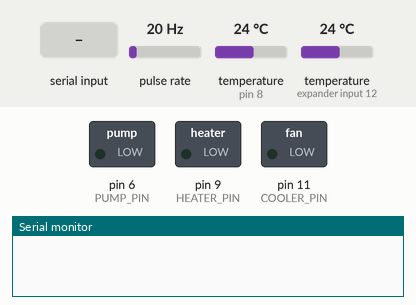
A sketch run on a simulated Arduino Uno, built with avr-gcc and run on an emulated ATmega328P. On the bench: switched loads named in the sketch (green lamp = pin HIGH), the last lines printed to the serial monitor. Wiring (inferred from the names in the program): pulse sensor: data pin 2. The test bench sets the inputs (shaded band); at power-on: temperature (sensors on pin 8, expander input 12) 24 °C, pulse rate 20 Hz.

Above: at 1.2 s.
1.3 s: temperature (sensor on pin 8) set to 12 °C
At 4.5 s:
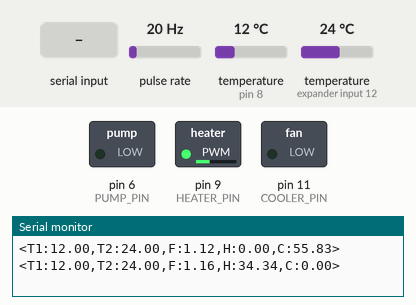
5.1 s: temperature (sensor on expander input 12) set to 12 °C
At 6.0 s:
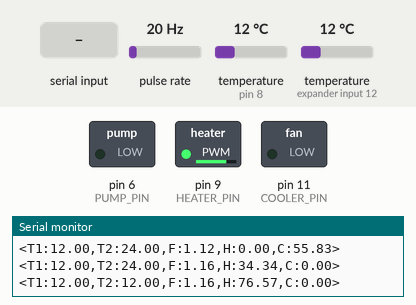
8.7 s: "SETP:\n" received over Serial
At 11.6 s:
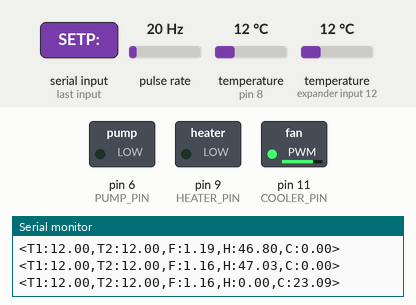
12.3 s: temperature (sensor on pin 8) set to 19 °C
At 13.0 s:
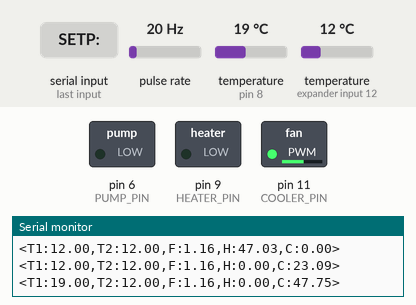
15.9 s: temperature (sensor on expander input 12) set to 28 °C
At 17.1 s:
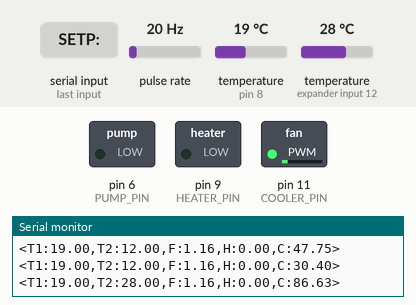
19.5 s: temperature (sensor on expander input 12) set to 12 °C
At 22.8 s:
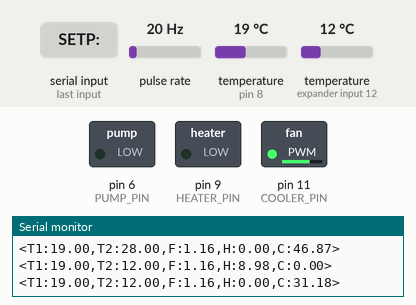
Timing chart, 0 to 24.1 s (numbered marks = the images above; inputs shaded):
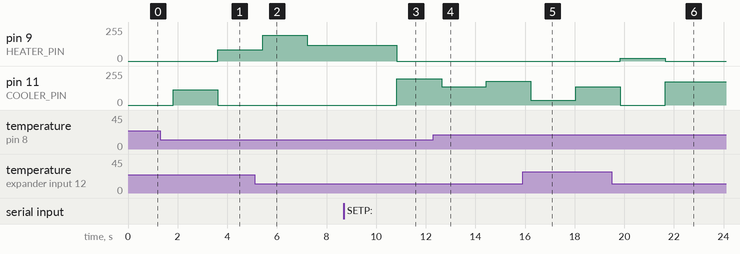

Measured:
- after the input at 1.3 s, pin 9 (HEATER_PIN): 0/255 → 86/255 after 2.3 s
- after the input at 5.1 s, pin 9 (HEATER_PIN): 86/255 → 193/255 after 0.32 s, → 117/255 1.8 s later
- after the input at 8.7 s, pin 11 (COOLER_PIN): 0/255 → 197/255 after 2.1 s
- after the input at 12.3 s, pin 11 (COOLER_PIN): 197/255 → 136/255 after 0.33 s, → 179/255 1.8 s later
- after the input at 15.9 s, pin 11 (COOLER_PIN): 179/255 → 36/255 after 0.34 s, → 138/255 1.8 s later
- after the input at 19.5 s, pin 9 (HEATER_PIN): 0/255 → 20/255 after 0.35 s, → 0/255 1.8 s later; pin 11 (COOLER_PIN): 138/255 → 0/255 after 0.35 s, → 176/255 1.8 s later

The sketch:

PID_SCADA_V002.ino
```cpp
#include <PID_v1.h>
#include <OneWire.h>
#include <DallasTemperature.h>

// Pines
#define HEATER_PIN 9
#define COOLER_PIN 11
#define PUMP_PIN 6
#define FLOW_SENSOR 2

// Configuración sensores de temperatura
OneWire oneWire(8);
DallasTemperature sensors(&oneWire);
DeviceAddress tempSensor1, tempSensor2;

// Variables PID
double Setpoint = 35.0;
double Input, Output;
PID myPID(&Input, &Output, &Setpoint, 2.0, 0.1, 0.5, DIRECT);

// Variables de flujo
volatile int flowPulses = 0;
float flowRate = 0.0;
unsigned long oldTime;

void flowISR() {
  flowPulses++;
}

void setup() {
  Serial.begin(115200);

  // Inicializar sensores de temperatura
  sensors.begin();
  sensors.getAddress(tempSensor1, 0);
  sensors.getAddress(tempSensor2, 1);

  // Configurar PID
  myPID.SetMode(AUTOMATIC);
  myPID.SetOutputLimits(-100, 100);

  // Configurar pines
  pinMode(HEATER_PIN, OUTPUT);
  pinMode(COOLER_PIN, OUTPUT);
  pinMode(PUMP_PIN, OUTPUT);
  pinMode(FLOW_SENSOR, INPUT_PULLUP);

  // Interrupción sensor de flujo
  attachInterrupt(digitalPinToInterrupt(FLOW_SENSOR), flowISR, FALLING);

  analogWrite(PUMP_PIN, 0); // Activar bomba
}

void loop() {
  static unsigned long lastPID = millis();

  // Actualizar temperatura cada segundo
  if (millis() - lastPID >= 1000) {
    updateTemperatures();
    calculateFlow();
    computePID();
    controlActuators();
    sendDataToSCADA();
    lastPID = millis();
  }

  checkSerialCommands();
}

void updateTemperatures() {
  sensors.requestTemperatures();
  double temp1 = sensors.getTempC(tempSensor1);
  double temp2 = sensors.getTempC(tempSensor2);
  Input = (temp1 + temp2) / 2.0;
}

void calculateFlow() {
  if (millis() - oldTime >= 1000) {
    detachInterrupt(digitalPinToInterrupt(FLOW_SENSOR));
    flowRate = (flowPulses * 2.25) / 70.0; // L/min para YF-S201
    flowPulses = 0;
    oldTime = millis();
    attachInterrupt(digitalPinToInterrupt(FLOW_SENSOR), flowISR, FALLING);
  }
}

void computePID() {
  myPID.Compute();
}

void controlActuators() {
  // Control calentador/enfriador
  if (Output > 0) {
    analogWrite(HEATER_PIN, map(Output, 0, 100, 0, 255));
    analogWrite(COOLER_PIN, 0);
  } else {
    analogWrite(COOLER_PIN, map(abs(Output), 0, 100, 255, 0));
    analogWrite(HEATER_PIN, 0);
  }
}

void sendDataToSCADA() {
  Serial.print("<T1:");
  Serial.print(sensors.getTempC(tempSensor1));
  Serial.print(",T2:");
  Serial.print(sensors.getTempC(tempSensor2));
  Serial.print(",F:");
  Serial.print(flowRate);
  Serial.print(",H:");
  Serial.print((Output > 0) ? Output : 0);
  Serial.print(",C:");
  Serial.print((Output < 0) ? abs(Output) : 0);
  Serial.println(">");
}

void checkSerialCommands() {
  static String buffer;
  while (Serial.available()) {
    char c = Serial.read();
    if (c == '\n') {
      processCommand(buffer);
      buffer = "";
    } else {
      buffer += c;
    }
  }
}

void processCommand(String cmd) {
  if (cmd.startsWith("SETP:")) {
    Setpoint = cmd.substring(5).toFloat();
  }
  else if (cmd.startsWith("KP:")) {
    myPID.SetTunings(cmd.substring(3).toFloat(), myPID.GetKi(), myPID.GetKd());
  }
  else if (cmd.startsWith("KI:")) {
    myPID.SetTunings(myPID.GetKp(), cmd.substring(3).toFloat(), myPID.GetKd());
  }
  else if (cmd.startsWith("KD:")) {
    myPID.SetTunings(myPID.GetKp(), myPID.GetKi(), cmd.substring(3).toFloat());
  }
  else if (cmd == "EMSTOP") {
    digitalWrite(HEATER_PIN, 0);
    digitalWrite(COOLER_PIN, 0);
    digitalWrite(PUMP_PIN, 0);
  }
}
```
